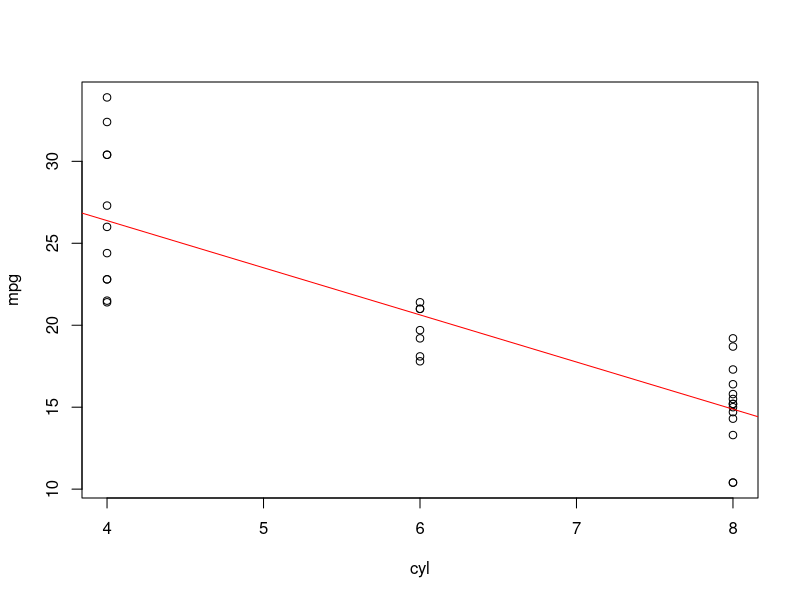

Here is the R script that generated this plot:
## ---- chunk 1
knitr::opts_chunk$set(echo = TRUE)
## ---- chunk 2
head(mtcars)
## ---- chunk 3

data("mtcars")
 mtcars.cyl.formula <- mpg ~ cyl
    mtcars.cyl.lm <- lm(formula=mtcars.cyl.formula, data=mtcars)
     
    
    # draw the scatter diagram with the specified value of mpg
      plot(mtcars.cyl.formula, data=mtcars)
      abline(mtcars.cyl.lm,col="Red")
